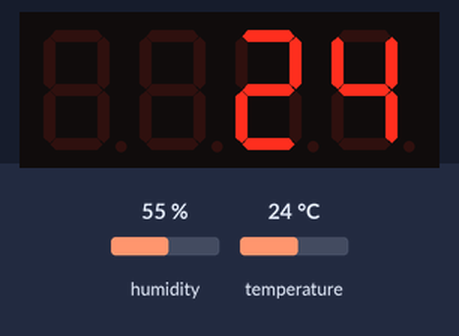
Bench run of a sketch on a simulated Arduino Uno, built with avr-gcc and run on an emulated ATmega328P. Parts: 4-digit seven-segment display. The test bench sets the inputs (shaded band); at power-on: temperature 24 °C, humidity 55 %.

Above: at 2.8 s.
2.9 s: temperature set to 12 °C
At 5.3 s:
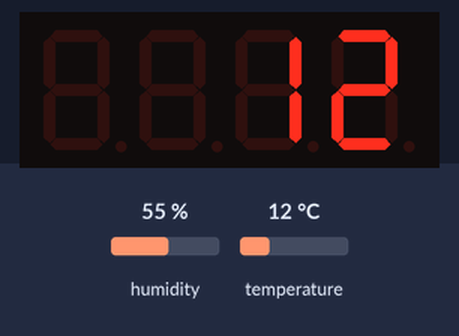
5.6 s: temperature set to 19 °C
At 7.5 s:
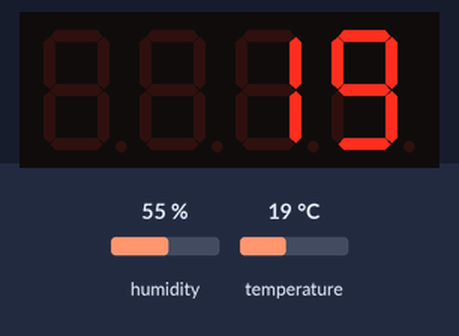
8.3 s: temperature set to 28 °C
At 11.5 s:
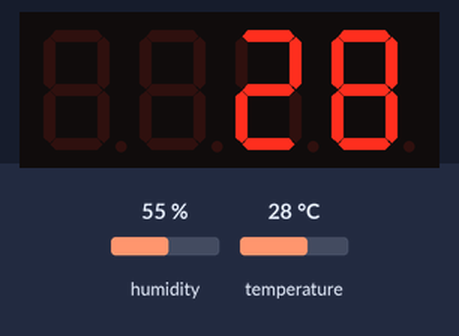
Timing chart, 0 to 13.0 s (numbered marks = the images above; inputs shaded):
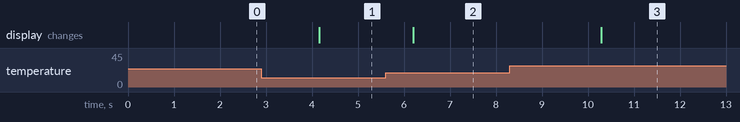

Measured:
- after the input at 2.9 s, the display: changes after 1.3 s (image 1)
- after the input at 5.6 s, the display: changes after 0.60 s (image 2)
- after the input at 8.3 s, the display: changes after 2.0 s (image 3)

The sketch:

bai02.ino
```cpp
#include <TM1637Display.h>
#include "DHT.h"
//define the connection pins
#define CLK 2
#define DIO 3
#define DHT_SENSOR 4 //connect DHT to pin 4

TM1637Display display = TM1637Display(CLK, DIO);
DHT dhtSensor(DHT_SENSOR, DHT11);

void setup() {
  // put your setup code here, to run once:
  display.clear();
  display.setBrightness(7);//max light
  dhtSensor.begin();
}

void loop() {
  /*
  for(int step = 10; step >= 1; step--) {
    display.showNumberDec(step);
    delay(500);//0.5 second
  }
  */
  measure();
  delay(2000);
}
void measure() {
  float humidity = dhtSensor.readHumidity();
  float temperature = dhtSensor.readTemperature();
  display.showNumberDec(temperature);
  //display.showNumberDec(humidity);
}
```
